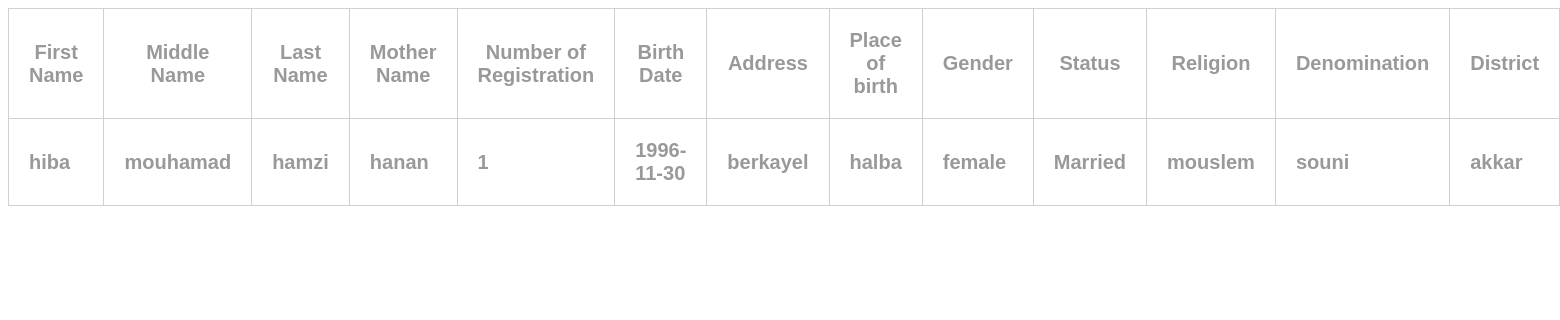
The page /ajaxfml.php on the database its author committed.
### tables this page shows
CREATE TABLE IF NOT EXISTS `people` (
  `id` int(11) NOT NULL AUTO_INCREMENT,
  `fn` varchar(20) NOT NULL,
  `mn` varchar(20) NOT NULL,
  `ln` varchar(20) NOT NULL,
  `mothername` varchar(20) NOT NULL,
  `nbreg` int(11) NOT NULL,
  `bd` date NOT NULL,
  `address` varchar(20) NOT NULL,
  `placeb` varchar(20) NOT NULL,
  `gender` varchar(20) NOT NULL,
  `status` varchar(20) NOT NULL,
  `denomination` varchar(80) NOT NULL,
  `religion` varchar(80) NOT NULL,
  `district` varchar(20) NOT NULL,
  `governorate` varchar(20) NOT NULL,
  `fid` int(11) NOT NULL,
  `mid` int(11) NOT NULL,
  `townid` int(11) NOT NULL,
  PRIMARY KEY (`id`),
  KEY `townid` (`townid`),
  KEY `townid_2` (`townid`),
  KEY `townid_3` (`townid`),
  KEY `townid_4` (`townid`)
);

### src/ajaxfml.php (the view, shortened to what this page needs)
<!DOCTYPE html>
<html>
<head>
  <link rel="stylesheet" type="text/css" media="screen" href="main.css" />
</head>
<body>
<center>
<center>
<div id="body">
 <div id="content">
    <table align="center">
    <th>First Name</th>
    <th>Middle Name</th>
    <th>Last Name</th>
    <th>Mother Name</th>
    <th>Number of Registration</th>
    <th>Birth Date</th>
    <th>Address</th>
    <th>Place of birth</th>
    <th>Gender </th>
    <th>Status</th>
	<th>Religion</th>
    <th>Denomination</th>
    <th>District</th>
    <?php
    $con= mysqli_connect("localhost", "root","", "guide");
    $q=$_GET["q"];
 $sql_query="SELECT * FROM people where gender='female' && status ='Married' && status <>'death'
 &&
  (fn like'$q%'|| ln like'$q%'|| nbreg like'$q%')";
 $result=mysqli_query($con,$sql_query);
 while($row=mysqli_fetch_row($result))
 {
  ?>
        <tr>
        <td><?php echo $row[1]; ?></td>
        <td><?php echo $row[2]; ?></td>
        <td><?php echo $row[3]; ?></td>
        <td><?php echo $row[4]; ?></td>
        <td><?php echo $row[5]; ?></td>
        <td><?php echo $row[6]; ?></td>
        <td><?php echo $row[7]; ?></td>
		<td><?php echo $row[8]; ?></td>
        <td><?php echo $row[9]; ?></td>
        <td><?php echo $row[10]; ?></td>
        <td><?php echo $row[11]; ?></td>
        <td><?php echo $row[12]; ?></td>
        <td><?php echo $row[13]; ?></td>
        </tr>
        <?php
 }
 ?>
    </table>
    </div>
</div>
</center>
</body>
</html>

### src/css/main.css (style rules this page uses)
body { font-size: 20px; color: #212529; font-family: 'Lato', 'Times New Roman', serif; }

### src/ajaxfml.php (style rules this page uses)
table { width:80%; font-family:Tahoma, Geneva, sans-serif; font-weight:bolder; color:#999; margin-bottom:80px; }
table,td,th { border-collapse:collapse; border:solid #d0d0d0 1px; padding:20px; }

### rows shown on the page
people: fn "hiba", mn "mouhamad", ln "hamzi", mothername "hanan", nbreg "1", bd "1996-11-30", address "berkayel", placeb "halba", gender "female", status "Married", denomination "mouslem", religion "souni", district "akkar"
